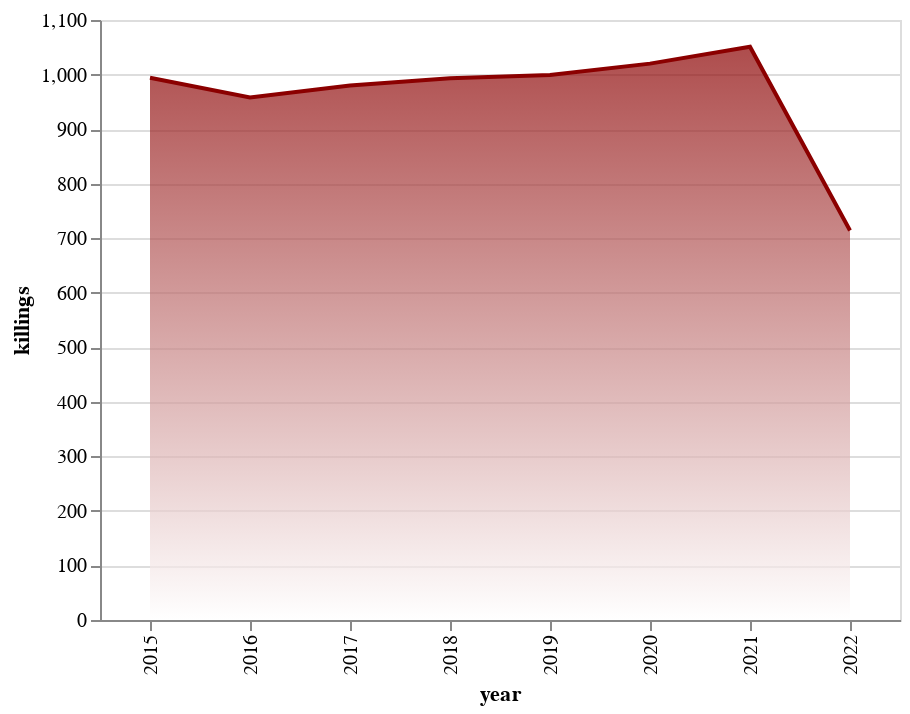

Write the Vega-Lite specification saved for this chart.
### Vega-Lite specification from a JSON file in a GitHub repository (floating-point values rounded to 4 significant figures)
{"$schema": "https://vega.github.io/schema/vega-lite/v5.json", "description": "Police kilings over time.", "width": 400, "height": 300, "data": {"values": [{"year": 2015, "killings": 994}, {"year": 2016, "killings": 958}, {"year": 2017, "killings": 980}, {"year": 2018, "killings": 993}, {"year": 2019, "killings": 999}, {"year": 2020, "killings": 1020}, {"year": 2021, "killings": 1051}, {"year": 2022, "killings": 714}]}, "mark": {"type": "area", "line": {"color": "darkred"}, "color": {"x1": 1, "y1": 1, "x2": 1, "y2": 0, "gradient": "linear", "stops": [{"offset": 0, "color": "white"}, {"offset": 1, "color": "darkred"}]}}, "encoding": {"x": {"field": "year", "type": "ordinal"}, "y": {"field": "killings", "type": "quantitative"}}}
